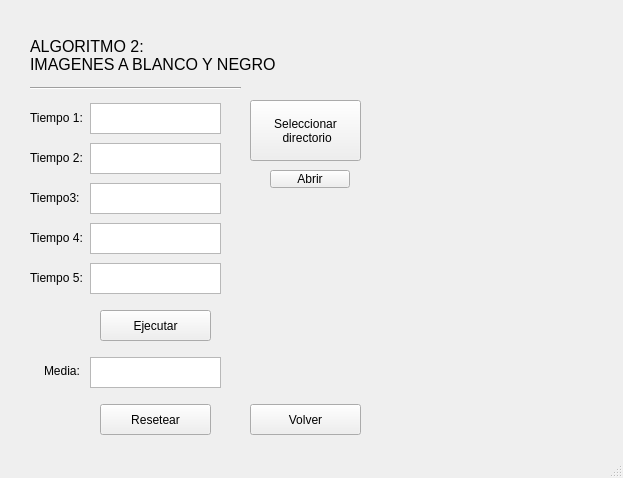
<?xml version="1.0" encoding="UTF-8"?>
<ui version="4.0">
 <class>ventanaImagenes</class>
 <widget class="QMainWindow" name="ventanaImagenes">
  <property name="geometry">
   <rect>
    <x>0</x>
    <y>0</y>
    <width>623</width>
    <height>478</height>
   </rect>
  </property>
  <property name="windowTitle">
   <string>MainWindow</string>
  </property>
  <widget class="QWidget" name="centralwidget">
   <widget class="QTextBrowser" name="boxMedia">
    <property name="geometry">
     <rect>
      <x>90</x>
      <y>357</y>
      <width>131</width>
      <height>31</height>
     </rect>
    </property>
   </widget>
   <widget class="QTextBrowser" name="boxTiempo3">
    <property name="geometry">
     <rect>
      <x>90</x>
      <y>183</y>
      <width>131</width>
      <height>31</height>
     </rect>
    </property>
   </widget>
   <widget class="QTextBrowser" name="boxTiempo2">
    <property name="geometry">
     <rect>
      <x>90</x>
      <y>143</y>
      <width>131</width>
      <height>31</height>
     </rect>
    </property>
   </widget>
   <widget class="QTextBrowser" name="boxTiempo5">
    <property name="geometry">
     <rect>
      <x>90</x>
      <y>263</y>
      <width>131</width>
      <height>31</height>
     </rect>
    </property>
   </widget>
   <widget class="QPushButton" name="botonEjecutar">
    <property name="geometry">
     <rect>
      <x>100</x>
      <y>310</y>
      <width>111</width>
      <height>31</height>
     </rect>
    </property>
    <property name="text">
     <string>Ejecutar</string>
    </property>
   </widget>
   <widget class="QTextBrowser" name="boxTiempo4">
    <property name="geometry">
     <rect>
      <x>90</x>
      <y>223</y>
      <width>131</width>
      <height>31</height>
     </rect>
    </property>
   </widget>
   <widget class="QPushButton" name="botonResetear">
    <property name="geometry">
     <rect>
      <x>100</x>
      <y>404</y>
      <width>111</width>
      <height>31</height>
     </rect>
    </property>
    <property name="text">
     <string>Resetear</string>
    </property>
   </widget>
   <widget class="QTextBrowser" name="boxTiempo1">
    <property name="geometry">
     <rect>
      <x>90</x>
      <y>103</y>
      <width>131</width>
      <height>31</height>
     </rect>
    </property>
   </widget>
   <widget class="QPushButton" name="botonDirectorio">
    <property name="geometry">
     <rect>
      <x>250</x>
      <y>100</y>
      <width>111</width>
      <height>61</height>
     </rect>
    </property>
    <property name="text">
     <string>Seleccionar 
 directorio</string>
    </property>
   </widget>
   <widget class="QPushButton" name="botonVolver">
    <property name="geometry">
     <rect>
      <x>250</x>
      <y>404</y>
      <width>111</width>
      <height>31</height>
     </rect>
    </property>
    <property name="text">
     <string>Volver</string>
    </property>
   </widget>
   <widget class="QLabel" name="labelMedia">
    <property name="geometry">
     <rect>
      <x>44</x>
      <y>363</y>
      <width>41</width>
      <height>16</height>
     </rect>
    </property>
    <property name="text">
     <string>Media:</string>
    </property>
   </widget>
   <widget class="QLabel" name="labelTiempo2">
    <property name="geometry">
     <rect>
      <x>30</x>
      <y>150</y>
      <width>61</width>
      <height>16</height>
     </rect>
    </property>
    <property name="text">
     <string>Tiempo 2:</string>
    </property>
   </widget>
   <widget class="QLabel" name="labelTiempo3">
    <property name="geometry">
     <rect>
      <x>30</x>
      <y>190</y>
      <width>61</width>
      <height>16</height>
     </rect>
    </property>
    <property name="text">
     <string>Tiempo3:</string>
    </property>
   </widget>
   <widget class="QLabel" name="labelTiempo1">
    <property name="geometry">
     <rect>
      <x>30</x>
      <y>110</y>
      <width>61</width>
      <height>16</height>
     </rect>
    </property>
    <property name="text">
     <string>Tiempo 1:</string>
    </property>
   </widget>
   <widget class="QLabel" name="labelTiempo4">
    <property name="geometry">
     <rect>
      <x>30</x>
      <y>230</y>
      <width>61</width>
      <height>16</height>
     </rect>
    </property>
    <property name="text">
     <string>Tiempo 4:</string>
    </property>
   </widget>
   <widget class="QLabel" name="labelTiempo5">
    <property name="geometry">
     <rect>
      <x>30</x>
      <y>270</y>
      <width>61</width>
      <height>16</height>
     </rect>
    </property>
    <property name="text">
     <string>Tiempo 5:</string>
    </property>
   </widget>
   <widget class="QLabel" name="labelTitulo">
    <property name="geometry">
     <rect>
      <x>30</x>
      <y>30</y>
      <width>331</width>
      <height>51</height>
     </rect>
    </property>
    <property name="font">
     <font>
      <pointsize>12</pointsize>
     </font>
    </property>
    <property name="text">
     <string>ALGORITMO 2: 
IMAGENES A BLANCO Y NEGRO</string>
    </property>
   </widget>
   <widget class="Line" name="linea1">
    <property name="geometry">
     <rect>
      <x>30</x>
      <y>80</y>
      <width>211</width>
      <height>16</height>
     </rect>
    </property>
    <property name="orientation">
     <enum>Qt::Horizontal</enum>
    </property>
   </widget>
   <widget class="QPushButton" name="abrir">
    <property name="geometry">
     <rect>
      <x>270</x>
      <y>170</y>
      <width>80</width>
      <height>18</height>
     </rect>
    </property>
    <property name="text">
     <string>Abrir</string>
    </property>
   </widget>
   <widget class="QLabel" name="labelPic">
    <property name="geometry">
     <rect>
      <x>270</x>
      <y>210</y>
      <width>161</width>
      <height>151</height>
     </rect>
    </property>
    <property name="text">
     <string/>
    </property>
   </widget>
  </widget>
  <widget class="QMenuBar" name="menubar">
   <property name="geometry">
    <rect>
     <x>0</x>
     <y>0</y>
     <width>623</width>
     <height>17</height>
    </rect>
   </property>
  </widget>
  <widget class="QStatusBar" name="statusbar"/>
 </widget>
 <resources/>
 <connections/>
</ui>
